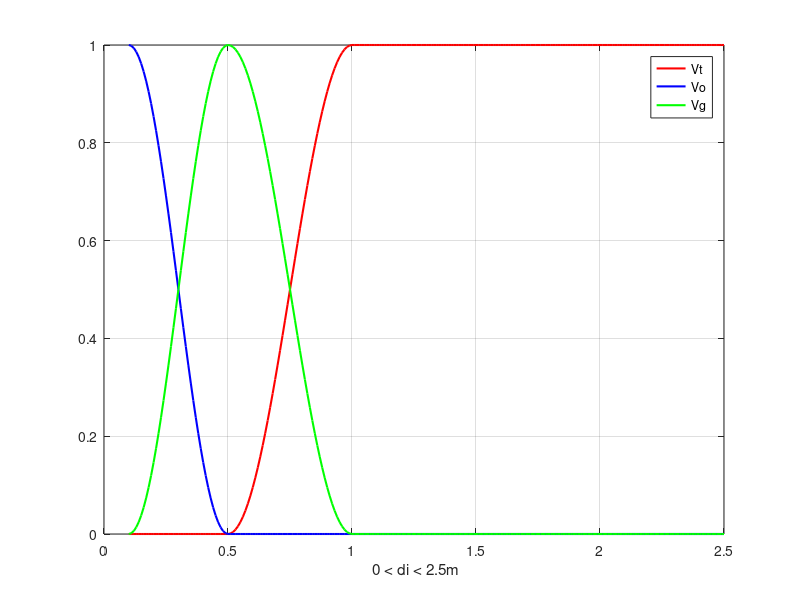

MATLAB code to generate this figure:
function velocityParam
    r=0.1; % drone r
    R=0.5; % danger zone R
    w=2; % sensor zone wR
    step = 0.01;
    space = 2.5;
    % x=0:0.01:10;
    % y=x.*(x>=0&x<4)+2*(x>=4&x<6)+(5-x/2).*(x>=6&x<8)+1*(x>=8);
    di=r:step:space;
    alpha=0*(di<=r)+0*(di>r&di<=R)+(1-cos(pi*(di-R)/(w*R-R)))/2.*(di>R&di<=w*R)+1*(di>w*R);
    beta = 1*(di<=r)+(1+cos(pi*(di-r)/(R-r)))/2.*(di>r&di<=R)+0*(di>R&di<=w*R)+0*(di>w*R);
    gamma = 0*(di<=r)+(1-cos(pi*(di-r)/(R-r)))/2.*(di>r&di<=R)+(1+cos(pi*(di-R)/(w*R-R)))/2.*(di>R&di<=w*R)+0*(di>w*R);
    plot(di,alpha,'r','linewidth',1.5);
    hold on;  
    plot(di,beta,'b','linewidth',1.5);
    hold on;
    plot(di,gamma,'g','linewidth',1.5);
    hold on;
    legend('Vt','Vo','Vg');
    xlabel(' 0 < di < 2.5m')
    grid on
end